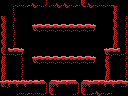

A 2D game scene composited from a Tiled map and its tileset images. What follows is a short description and the map's XML, with every tile layer's data as written:
An orthogonal 16x12 tile map with 8x8 px tiles, 1 tile layer (Tile Layer 1) and 12 objects (8x item, door-left, door-right, door-down, door-up).

<map version="1.0" orientation="orthogonal" renderorder="right-down" width="16" height="12" tilewidth="8" tileheight="8" nextobjectid="26">
 <tileset firstgid="1" name="tiles" tilewidth="8" tileheight="8" tilecount="256" columns="16">
  <image source="tiles.png" width="128" height="128" />
 </tileset>
 <layer name="Tile Layer 1" width="16" height="12">
  <data encoding="csv">
118,151,254,148,147,144,254,147,147,148,145,147,254,254,150,106,
118,126,1,1,1,1,1,1,1,1,1,1,1,1,251,106,
124,252,1,1,1,1,1,1,1,1,1,1,1,1,251,127,
124,126,1,1,152,153,153,153,153,153,153,156,1,1,251,127,
124,127,1,1,1,1,1,1,1,1,1,1,1,1,123,127,
124,252,1,1,1,1,1,1,1,1,1,1,1,1,123,127,
145,153,156,1,1,1,1,1,1,1,1,1,1,152,153,144,
123,118,252,1,152,153,153,153,153,153,153,156,1,251,118,127,
123,118,127,1,1,1,1,1,1,1,1,1,1,124,118,127,
123,118,127,1,1,1,1,1,1,1,1,1,1,123,118,127,
152,247,247,247,120,121,117,247,119,121,117,247,119,247,247,156,
118,118,254,148,254,144,145,106,106,144,145,148,147,148,118,118
</data>
 </layer>
 <objectgroup name="objects">
  <object id="9" type="door-left" x="0" y="56" width="24" height="24" />
  <object id="11" type="door-right" x="104" y="56" width="24" height="24" />
  <object id="14" type="door-down" x="48" y="80" width="32" height="16" />
  <object id="15" type="door-up" x="48" y="0" width="32" height="8" />
  <object id="16" type="item" x="32" y="8" width="16" height="16" />
  <object id="19" type="item" x="48" y="8" width="16" height="16" />
  <object id="20" type="item" x="64" y="8" width="16" height="16" />
  <object id="21" type="item" x="80" y="8" width="16" height="16" />
  <object id="22" type="item" x="32" y="40" width="16" height="16" />
  <object id="23" type="item" x="48" y="40" width="16" height="16" />
  <object id="24" type="item" x="64" y="40" width="16" height="16" />
  <object id="25" type="item" x="80" y="40" width="16" height="16" />
 </objectgroup>
</map>
